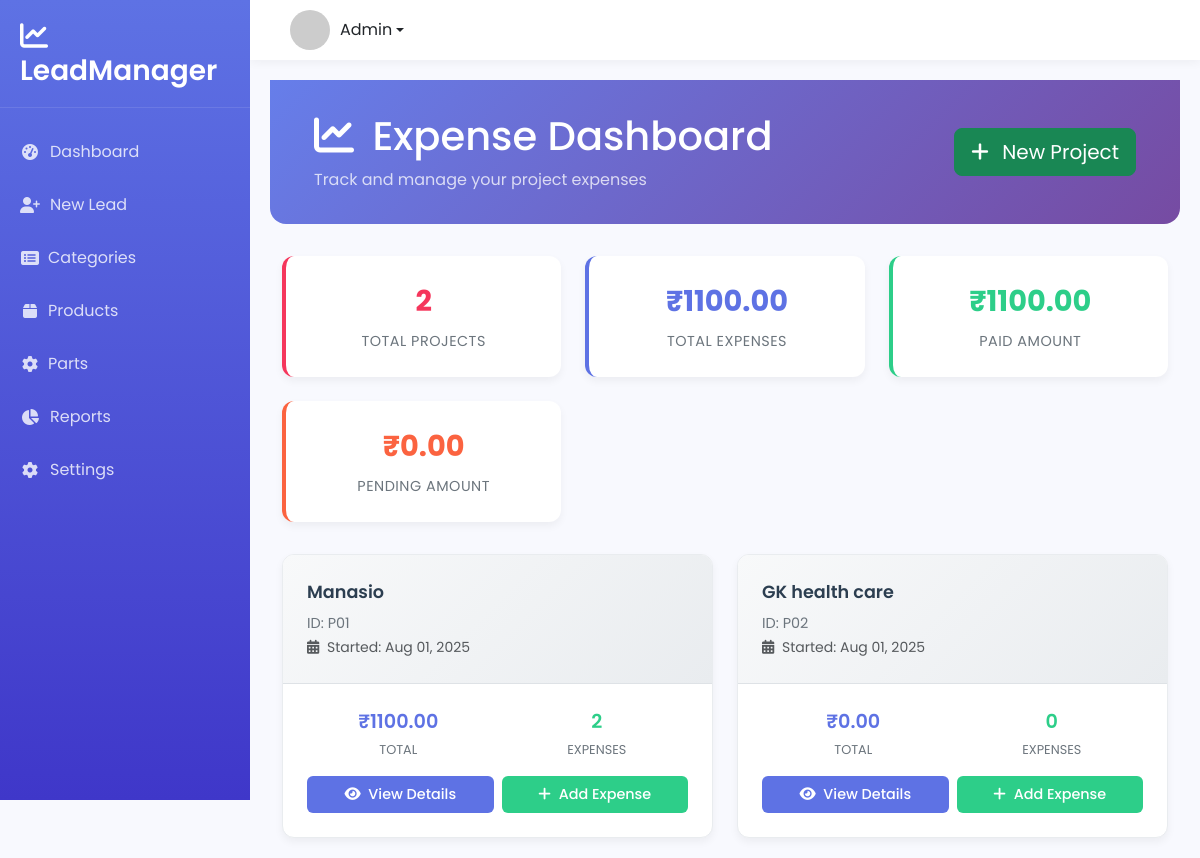
The app's page /expenses/ (signed in) with its own data.
### leads/models.py (models this page shows, shortened)
class Project(models.Model):
    project_id = models.CharField(
        max_length=50,
        unique=True,
        validators=[MinLengthValidator(3)],
        help_text="Enter a unique identifier for this project (e.g., PRJ-001, WEBSITE-2025)"
    )
    project_name = models.CharField(
        max_length=200,
        validators=[MinLengthValidator(3)],
        help_text="Enter a descriptive name for your project"
    )
    started_date = models.DateField(
        default=timezone.now,
        help_text="Select the project start date"
    )
    created_by = models.ForeignKey(User, on_delete=models.CASCADE, related_name='projects')
    created_at = models.DateTimeField(auto_now_add=True)
    updated_at = models.DateTimeField(auto_now=True)
    is_active = models.BooleanField(default=True, help_text="Is this project currently active?")
    class Meta:
        ordering = ['-started_date']
        verbose_name = "Project"
        verbose_name_plural = "Projects"
    @property
    def total_expense_amount(self):
        total = self.expenses.aggregate(total=Sum('amount'))['total']
        return total if total is not None else 0
    @property
    def expense_count(self):
        return self.expenses.count()
    @property
    def paid_expenses(self):
        paid = self.expenses.filter(status='paid').aggregate(total=Sum('amount'))['total']
        return paid if paid is not None else 0
    @property
    def pending_expenses(self):
        pending = self.expenses.filter(status='pending').aggregate(total=Sum('amount'))['total']
        return pending if pending is not None else 0

### leads/views.py (the view)
# urls.py: path('expenses/', views.expense_dashboard, name='expense_dashboard'),
@login_required
def expense_dashboard(request):
    try:
        projects = Project.objects.filter(
            created_by=request.user,
            is_active=True
        ).order_by('-created_at')
        projects_with_stats = []
        for project in projects:
            project.calculated_total = project.total_expense_amount
            project.calculated_paid = project.paid_expenses
            project.calculated_pending = project.pending_expenses
            project.calculated_count = project.expense_count
            projects_with_stats.append(project)
        total_projects = projects.count()
        total_expenses = sum(p.calculated_total for p in projects_with_stats)
        total_paid = sum(p.calculated_paid for p in projects_with_stats)
        total_pending = sum(p.calculated_pending for p in projects_with_stats)
        context = {
            'projects': projects_with_stats,
            'total_projects': total_projects,
            'total_expenses': total_expenses,
            'total_paid': total_paid,
            'total_pending': total_pending,
        }
        return render(request, 'expenses/expense_dashboard.html', context)
    except Exception as e:
        messages.error(request, f'Error loading dashboard: {str(e)}')
        return render(request, 'expenses/expense_dashboard.html', {'projects': []})

### leads/templates/expenses/expense_dashboard.html (shortened to what this page needs)
{% extends "base.html" %}
{% block content %}
<div class="dashboard-header">
    <div class="container-fluid">
        <div class="d-flex justify-content-between align-items-center">
            <div>
                <h1 class="mb-2">
                    <i class="fas fa-chart-line me-2"></i>
                    Expense Dashboard
                </h1>
                <p class="mb-0 opacity-75">Track and manage your project expenses</p>
            </div>
            <a href="{% url 'add_project' %}" class="btn btn-success btn-lg">
                <i class="fas fa-plus me-2"></i>
                New Project
            </a>
        </div>
    </div>
</div>
<div class="container-fluid">
    <div class="stats-cards">
        <div class="stats-card projects">
            <div class="stats-number" style="color: var(--danger-color);">
                {{ total_projects }}
            </div>
            <div class="stats-label">Total Projects</div>
        </div>
        <div class="stats-card total">
            <div class="stats-number" style="color: var(--primary-color);">
                ₹{{ total_expenses|default:0|floatformat:2 }}
            </div>
            <div class="stats-label">Total Expenses</div>
        </div>
        <div class="stats-card paid">
            <div class="stats-number" style="color: var(--success-color);">
                ₹{{ total_paid|default:0|floatformat:2 }}
            </div>
            <div class="stats-label">Paid Amount</div>
        </div>
        <div class="stats-card pending">
            <div class="stats-number" style="color: var(--warning-color);">
                ₹{{ total_pending|default:0|floatformat:2 }}
            </div>
            <div class="stats-label">Pending Amount</div>
        </div>
    </div>
    {% if projects %}
        <div class="projects-grid">
            {% for project in projects %}
                <div class="project-card">
                    <div class="project-header">
                        <div class="project-title">{{ project.project_name }}</div>
                        <div class="project-id">ID: {{ project.project_id }}</div>
                        <small class="text-muted">
                            <i class="fas fa-calendar-alt me-1"></i>
                            Started: {{ project.started_date|date:"M d, Y" }}
                        </small>
                    </div>
                    <div class="project-body">
                        <div class="project-stats">
                            <div class="stat-item">
                                <div class="stat-value" style="color: var(--primary-color);">
                                    ₹{{ project.calculated_total|floatformat:2 }}
                                </div>
                                <div class="stat-label">Total</div>
                            </div>
                            <div class="stat-item">
                                <div class="stat-value" style="color: var(--success-color);">
                                    {{ project.calculated_count }}
                                </div>
                                <div class="stat-label">Expenses</div>
                            </div>
                        </div>
                        <div class="project-actions">
                            <a href="{% url 'project_detail' project.id %}" class="btn-project btn-view">
                                <i class="fas fa-eye me-1"></i>
                                View Details
                            </a>
                            <a href="{% url 'add_expense' project.id %}" class="btn-project btn-add">
                                <i class="fas fa-plus me-1"></i>
                                Add Expense
                            </a>
                        </div>
                    </div>
                </div>
            {% endfor %}
        </div>
    {% endif %}
</div>
{% endblock %}

### leads/templates/base.html (style rules this page uses)
:root { --primary-color: #4361ee; --secondary-color: #3f37c9; --accent-color: #4895ef; --light-color: #f8f9fa; --dark-color: #212529; --sidebar-width: 250px; --header-height: 60px; }
body { font-family: 'Poppins', sans-serif; background-color: #f5f7fa; color: #4a4a4a; min-height: 100vh; display: flex; flex-direction: column; }

### leads/templates/expenses/expense_dashboard.html (style rules this page uses)
:root { --primary-color: #5e72e4; --success-color: #2dce89; --warning-color: #fb6340; --danger-color: #f5365c; }
body { background-color: #f8f9fe; }
.dashboard-header { background: linear-gradient(135deg, #667eea 0%, #764ba2 100%); color: white; padding: 2rem; margin-bottom: 2rem; border-radius: 0 0 1rem 1rem; }
.stats-cards { display: grid; grid-template-columns: repeat(auto-fit, minmax(250px, 1fr)); gap: 1.5rem; margin-bottom: 2rem; }
.stats-card { background: white; border-radius: 12px; padding: 1.5rem; box-shadow: 0 4px 8px rgba(0,0,0,0.05); text-align: center; border-left: 4px solid; }
.stats-card.total { border-left-color: var(--primary-color); }
.stats-card.paid { border-left-color: var(--success-color); }
.stats-card.pending { border-left-color: var(--warning-color); }
.stats-card.projects { border-left-color: var(--danger-color); }
.stats-number { font-size: 1.8rem; font-weight: 700; margin-bottom: 0.5rem; }
.stats-label { color: #6c757d; font-size: 0.9rem; text-transform: uppercase; letter-spacing: 0.5px; }
.projects-grid { display: grid; grid-template-columns: repeat(auto-fill, minmax(300px, 1fr)); gap: 1.5rem; }
.project-card { background: white; border-radius: 12px; overflow: hidden; box-shadow: 0 4px 8px rgba(0,0,0,0.05); transition: all 0.3s ease; border: 1px solid #e9ecef; }
.project-header { background: linear-gradient(135deg, #f8f9fa 0%, #e9ecef 100%); padding: 1.5rem; border-bottom: 1px solid #dee2e6; }
.project-title { font-size: 1.1rem; font-weight: 600; color: #2c3e50; margin-bottom: 0.5rem; }
.project-id { color: #6c757d; font-size: 0.9rem; }
.project-body { padding: 1.5rem; }
.project-stats { display: grid; grid-template-columns: 1fr 1fr; gap: 1rem; margin-bottom: 1rem; }
.stat-item { text-align: center; }
.stat-value { font-size: 1.2rem; font-weight: 600; margin-Bottom: 0.25rem; }
.stat-label { font-size: 0.8rem; color: #6c757d; text-transform: uppercase; }
.project-actions { display: flex; gap: 0.5rem; justify-content: space-between; }
.btn-project { flex: 1; padding: 0.5rem 1rem; border: none; border-radius: 6px; font-weight: 500; text-decoration: none; text-align: center; transition: all 0.2s ease; font-size: 0.9rem; }
.btn-view { background: var(--primary-color); color: white; }
.btn-add { background: var(--success-color); color: white; }

### records on screen
Project: project_name "Manasio", project_id "P01", started_date "Aug 01, 2025", calculated_total "1100.00", calculated_count "2"
Project: project_name "GK health care", project_id "P02", started_date "Aug 01, 2025", calculated_total "0.00", calculated_count "0"

### other values on screen
{{ total_projects }} "2"
{{ total_expenses|default:0|floatformat:2 }} "1100.00"
{{ total_paid|default:0|floatformat:2 }} "1100.00"
{{ total_pending|default:0|floatformat:2 }} "0.00"
